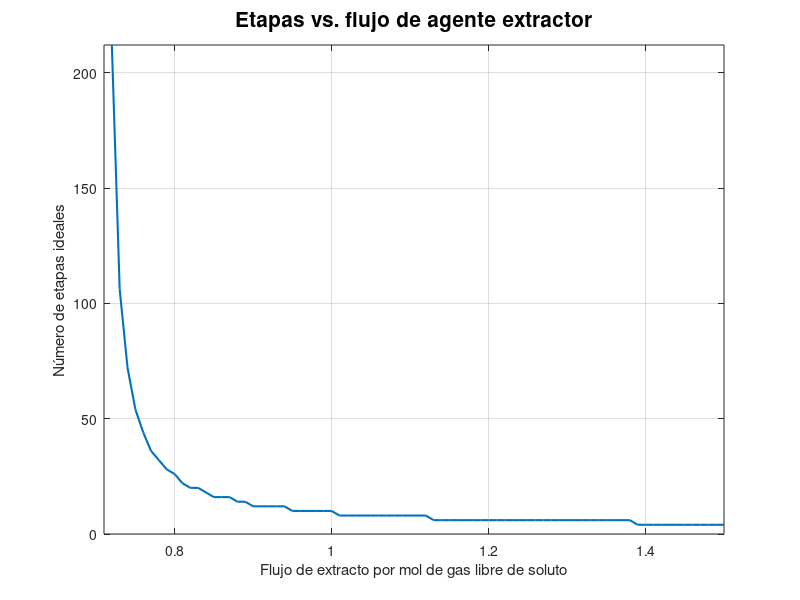

Reproduce this figure in MATLAB.
clear 
clc
ye=0.05; %comp entrada del refinado
ys=0.005; %comp de salida del soluto
xe=0; %fraccion de entrada del extracto
m=0.71;
ER=0.72:0.01:1.5;%relacion extracto refinado
n=length(ER);
for k=1:n
    i=1; %contador
    y(i)=ys; %valor inicial del vector y
    x(i)=xe; %valor inciial del vector x
    %Calculo etapa por etapa
    while y(i)<ye
        x(i+1)=y(i)/m;
        y(i+1)=y(i)-ER(k)*(x(i+1)-x(i));
        i=i+1;
    end
    et(k)=i-1; %guardar el numero de etapas para cada posicion en ER(k )
end
plot(ER,et,'linewidth',1.5)
xlabel('Flujo de extracto por mol de gas libre de soluto');
ylabel('Número de etapas ideales');
title('Etapas vs. flujo de agente extractor','fontsize',15);
grid
axis([0.71 1.5, 0 et(1)])